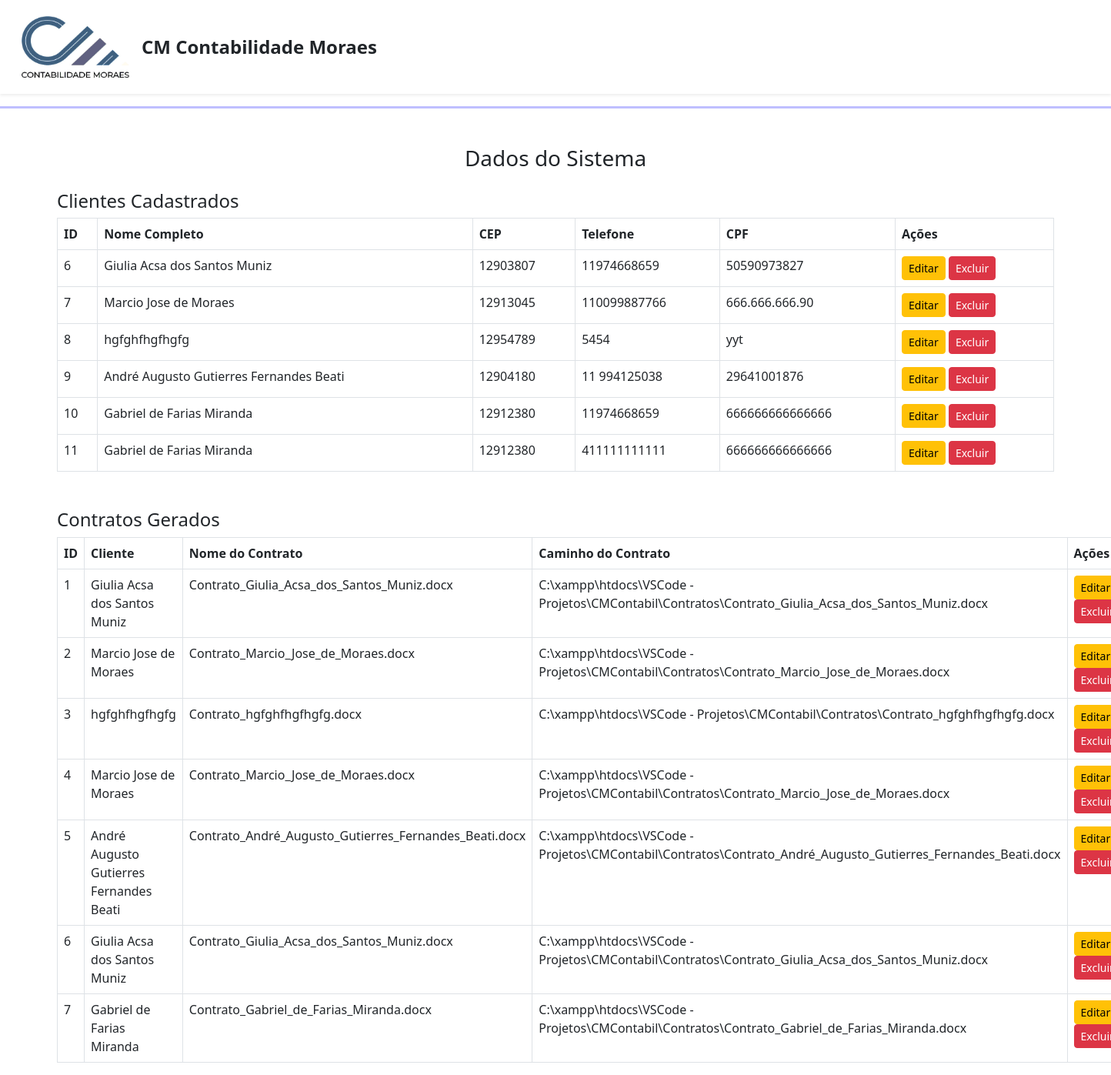
The app's page /banco_dados.php with its own data.
### tables this page shows
CREATE TABLE `clientes` (
  `id` int(11) NOT NULL,
  `nome_completo` varchar(255) NOT NULL,
  `cep` varchar(20) NOT NULL,
  `logradouro` varchar(255) DEFAULT NULL,
  `bairro` varchar(255) DEFAULT NULL,
  `cidade` varchar(255) DEFAULT NULL,
  `uf` varchar(10) DEFAULT NULL,
  `telefone_fixo` varchar(20) DEFAULT NULL,
  `telefone` varchar(20) NOT NULL,
  `cpf` varchar(20) NOT NULL,
  `cnpj` varchar(20) DEFAULT NULL
);

CREATE TABLE `contratos` (
  `id` int(11) NOT NULL,
  `cliente_id` int(11) NOT NULL,
  `nome_contrato` varchar(255) NOT NULL,
  `caminho_contrato` varchar(255) NOT NULL
);

### banco_dados.php (the view, shortened to what this page needs)
<?php
include 'header.php';
require 'connection.php';
?>
<div class="container mt-5">
    <h3 class="text-center mb-4">Dados do Sistema</h3>
    <h4>Clientes Cadastrados</h4>
    <?php
    $stmt = $pdo->query("SELECT * FROM clientes");
    $clientes = $stmt->fetchAll();
    if ($clientes):
    ?>
    <table class="table table-bordered">
        <thead>
            <tr>
                <th>ID</th>
                <th>Nome Completo</th>
                <th>CEP</th>
                <th>Telefone</th>
                <th>CPF</th>
                <th>Ações</th>
            </tr>
        </thead>
        <tbody>
            <?php foreach ($clientes as $cliente): ?>
            <tr>
                <td><?php echo $cliente['id']; ?></td>
                <td><?php echo $cliente['nome_completo']; ?></td>
                <td><?php echo $cliente['cep']; ?></td>
                <td><?php echo $cliente['telefone']; ?></td>
                <td><?php echo $cliente['cpf']; ?></td>
                <td>
                    <a href="editar_cliente.php?id=<?php echo $cliente['id']; ?>" class="btn btn-warning btn-sm">Editar</a>
                    <a href="excluir_cliente.php?id=<?php echo $cliente['id']; ?>" class="btn btn-danger btn-sm" onclick="return confirm('Tem certeza que deseja excluir este cliente?')">Excluir</a>
                </td>
            </tr>
            <?php endforeach; ?>
        </tbody>
    </table>
    <?php else: ?>
    <p>Nenhum cliente cadastrado.</p>
    <?php endif; ?>
    <h4 class="mt-5">Contratos Gerados</h4>
    <?php
    $stmt = $pdo->query("SELECT c.id, cl.nome_completo, c.nome_contrato, c.caminho_contrato FROM contratos c INNER JOIN clientes cl ON c.cliente_id = cl.id");
    $contratos = $stmt->fetchAll();
    if ($contratos):
    ?>
    <table class="table table-bordered">
        <thead>
            <tr>
                <th>ID</th>
                <th>Cliente</th>
                <th>Nome do Contrato</th>
                <th>Caminho do Contrato</th>
                <th>Ações</th>
            </tr>
        </thead>
        <tbody>
            <?php foreach ($contratos as $contrato): ?>
            <tr>
                <td><?php echo $contrato['id']; ?></td>
                <td><?php echo $contrato['nome_completo']; ?></td>
                <td><?php echo $contrato['nome_contrato']; ?></td>
                <td><?php echo $contrato['caminho_contrato']; ?></td>
                <td>
                    <a href="editar_contrato.php?id=<?php echo $contrato['id']; ?>" class="btn btn-warning btn-sm">Editar</a>
                    <a href="excluir_contrato.php?id=<?php echo $contrato['id']; ?>" class="btn btn-danger btn-sm" onclick="return confirm('Tem certeza que deseja excluir este contrato?')">Excluir</a>
                </td>
            </tr>
            <?php endforeach; ?>
        </tbody>
    </table>
    <?php else: ?>
    <p>Nenhum contrato gerado.</p>
    <?php endif; ?>
</div>
<?php include 'footer.php'; ?>

### styles.css (style rules this page uses)
body { background-color: #ffffff; }

### records on screen
clientes: id "6", nome_completo "Giulia Acsa dos Santos Muniz", cep "12903807", telefone "11974668659", cpf "50590973827"
clientes: id "7", nome_completo "Marcio Jose de Moraes", cep "12913045", telefone "110099887766", cpf "666.666.666.90"
clientes: id "8", nome_completo "hgfghfhgfhgfg", cep "12954789", telefone "5454", cpf "yyt"
clientes: id "9", nome_completo "André Augusto Gutierres Fernandes Beati", cep "12904180", telefone "11 994125038", cpf "29641001876"
clientes: id "10", nome_completo "Gabriel de Farias Miranda", cep "12912380", telefone "11974668659", cpf "666666666666666"
clientes: id "11", nome_completo "Gabriel de Farias Miranda", cep "12912380", telefone "411111111111", cpf "666666666666666"
contratos: id "1", cliente.nome_completo "Giulia Acsa dos Santos Muniz", nome_contrato "Contrato_Giulia_Acsa_dos_Santos_Muniz.docx", caminho_contrato "C:\\xampp\\htdocs\\VSCode - Projetos\\CMContabil\\Contratos\\Contrato_Giulia_Acsa_dos_Santos_Muniz.docx"
contratos: id "2", cliente.nome_completo "Marcio Jose de Moraes", nome_contrato "Contrato_Marcio_Jose_de_Moraes.docx", caminho_contrato "C:\\xampp\\htdocs\\VSCode - Projetos\\CMContabil\\Contratos\\Contrato_Marcio_Jose_de_Moraes.docx"
contratos: id "3", cliente.nome_completo "hgfghfhgfhgfg", nome_contrato "Contrato_hgfghfhgfhgfg.docx", caminho_contrato "C:\\xampp\\htdocs\\VSCode - Projetos\\CMContabil\\Contratos\\Contrato_hgfghfhgfhgfg.docx"
contratos: id "4", cliente.nome_completo "Marcio Jose de Moraes", nome_contrato "Contrato_Marcio_Jose_de_Moraes.docx", caminho_contrato "C:\\xampp\\htdocs\\VSCode - Projetos\\CMContabil\\Contratos\\Contrato_Marcio_Jose_de_Moraes.docx"
contratos: id "5", cliente.nome_completo "André Augusto Gutierres Fernandes Beati", nome_contrato "Contrato_André_Augusto_Gutierres_Fernandes_Beati.docx", caminho_contrato "C:\\xampp\\htdocs\\VSCode - Projetos\\CMContabil\\Contratos\\Contrato_André_Augusto_Gutierres_Fernandes_Beati.docx"
contratos: id "6", cliente.nome_completo "Giulia Acsa dos Santos Muniz", nome_contrato "Contrato_Giulia_Acsa_dos_Santos_Muniz.docx", caminho_contrato "C:\\xampp\\htdocs\\VSCode - Projetos\\CMContabil\\Contratos\\Contrato_Giulia_Acsa_dos_Santos_Muniz.docx"
contratos: id "7", cliente.nome_completo "Gabriel de Farias Miranda", nome_contrato "Contrato_Gabriel_de_Farias_Miranda.docx", caminho_contrato "C:\\xampp\\htdocs\\VSCode - Projetos\\CMContabil\\Contratos\\Contrato_Gabriel_de_Farias_Miranda.docx"
